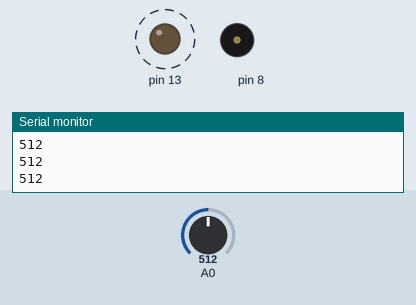
Recording of a sketch running on a simulated Arduino Uno, built with avr-gcc and run on an emulated ATmega328P. On the bench: output pins drawn as LEDs (lit = HIGH), buzzer (waves = sounding), the last lines printed to the serial monitor. Dashed ring = blinking. The inputs (shaded band) are chosen by the test bench; at power-on: A0 = 512.

Above: at 1.3 s.
1.4 s: A0 set to 0
At 2.9 s:
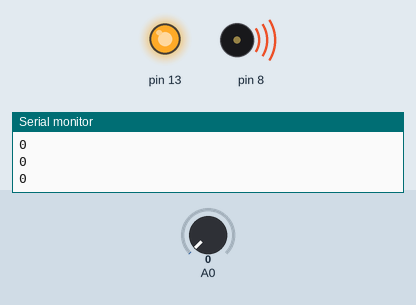
4.5 s: A0 set to 122
At 4.92 s:
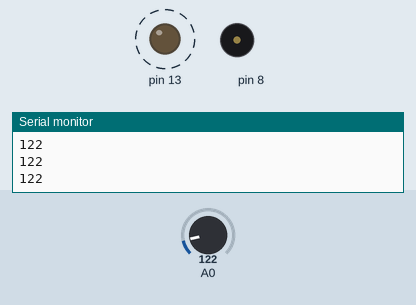
Timing chart, 0 to 13.6 s (numbered marks = the images above; inputs shaded):
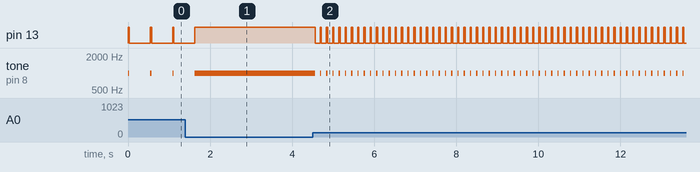

The sketch:

ldr_buzzer.ino
```cpp
int dataSensor;

void setup() {
  Serial.begin(9600);
  pinMode(13,OUTPUT);
}

void loop() {
  dataSensor = analogRead(0);
  Serial.println(dataSensor);
  digitalWrite(13,HIGH);
  tone(8,1000);
  delay(30);
  digitalWrite(13,LOW);
  noTone(8);
  delay(dataSensor);

}
```

Measured:
- after the input at 1.4 s, pin 13: goes on until 1.6 s, then stays HIGH; tone on pin 8: goes on until 1.6 s, then stays 1000 Hz
- after the input at 4.5 s, pin 13: alternates HIGH for 0.03 s and LOW for 0.12 s, starting after 0.06 s; tone on pin 8: alternates 1000 Hz for 0.03 s and silent for 0.12 s, starting after 0.06 s
- by itself, pin 13: alternates HIGH for 0.03 s and LOW for 0.51 s
- by itself, tone on pin 8: alternates 1000 Hz for 0.03 s and silent for 0.51 s
